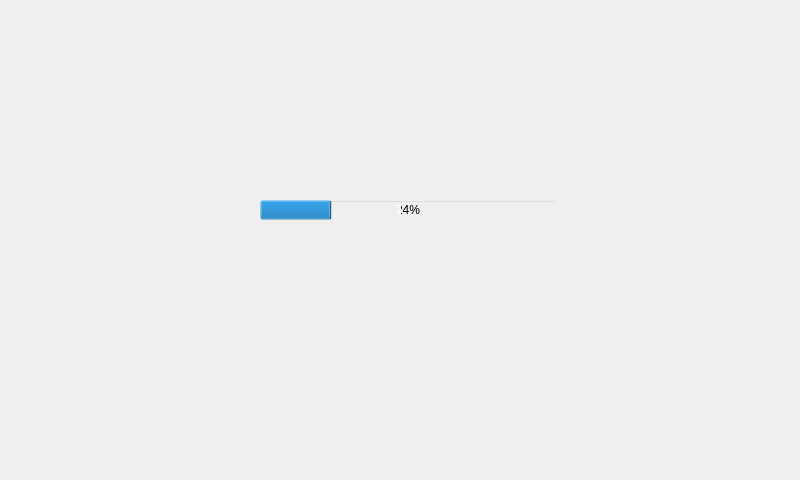
<?xml version="1.0" encoding="UTF-8"?>
<ui version="4.0">
 <class>S_check</class>
 <widget class="QDialog" name="S_check">
  <property name="geometry">
   <rect>
    <x>0</x>
    <y>0</y>
    <width>800</width>
    <height>480</height>
   </rect>
  </property>
  <property name="windowTitle">
   <string>S_check</string>
  </property>
  <property name="styleSheet">
   <string notr="true"/>
  </property>
  <widget class="QLabel" name="label_checking">
   <property name="geometry">
    <rect>
     <x>360</x>
     <y>230</y>
     <width>68</width>
     <height>38</height>
    </rect>
   </property>
   <property name="minimumSize">
    <size>
     <width>68</width>
     <height>38</height>
    </size>
   </property>
   <property name="maximumSize">
    <size>
     <width>68</width>
     <height>38</height>
    </size>
   </property>
   <property name="styleSheet">
    <string notr="true">background-image: url(:/ui/icon/PleaseWait.png);</string>
   </property>
   <property name="text">
    <string/>
   </property>
  </widget>
  <widget class="QLabel" name="label_percent">
   <property name="geometry">
    <rect>
     <x>510</x>
     <y>170</y>
     <width>38</width>
     <height>26</height>
    </rect>
   </property>
   <property name="maximumSize">
    <size>
     <width>38</width>
     <height>26</height>
    </size>
   </property>
   <property name="styleSheet">
    <string notr="true">background-image: url(:/ui/icon/ProcessPercent.png);
color: rgb(68, 68, 68);</string>
   </property>
   <property name="text">
    <string/>
   </property>
  </widget>
  <widget class="QProgressBar" name="progressBar">
   <property name="geometry">
    <rect>
     <x>260</x>
     <y>200</y>
     <width>296</width>
     <height>20</height>
    </rect>
   </property>
   <property name="maximumSize">
    <size>
     <width>296</width>
     <height>20</height>
    </size>
   </property>
   <property name="styleSheet">
    <string notr="true">QProgressBar{
    background:transparent;
	border-image: url(:/ui/ui_new/ProgressBar.png);
text-align:center;

}
QProgressBar::chunk{
background:transparent;
border-image: url(:/ui/ui_new/ProcessBorder.png);
text-align:center;

}</string>
   </property>
   <property name="value">
    <number>24</number>
   </property>
  </widget>
 </widget>
 <layoutdefault spacing="6" margin="11"/>
 <resources/>
 <connections/>
</ui>
